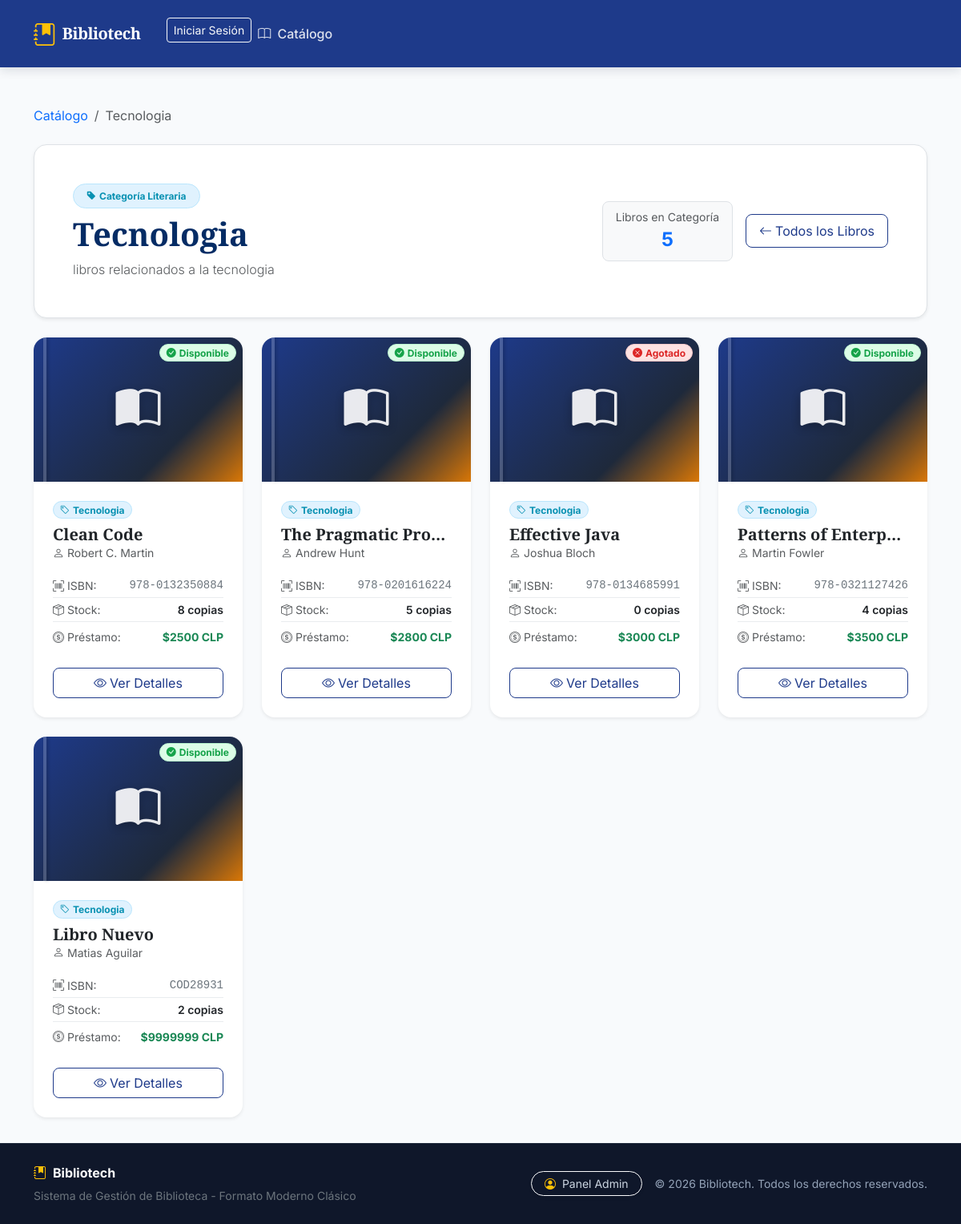
Page /categorias/1/ on the committed database.
### biblioteca/models.py (models this page shows, shortened)
class Categoria(models.Model):
    nombre = models.CharField(max_length=30, verbose_name="Nombre")
    descripcion = models.TextField(blank=True, null=True)

class Libro(models.Model):
    isbn = models.CharField(max_length=20, unique=True, verbose_name="ISBN")
    titulo = models.CharField(max_length=150, verbose_name='Título del Libro')
    autor = models.CharField(max_length=100, verbose_name='Autor')
    precio_prestamo = models.IntegerField(verbose_name='Precio Préstamo ($ CLP)')
    stock_copias = models.IntegerField(verbose_name='Copias Disponibles')
    disponible = models.BooleanField(default=True, verbose_name='Disponible')
    fecha_publicacion = models.DateField(verbose_name='Fecha de Publicación', null=True)
    categoria = models.ForeignKey(Categoria, on_delete=models.CASCADE, null=True, blank=True, related_name='libros')

### biblioteca/views.py (the view)
# urls.py: path('categorias/<int:id>/', views.libros_por_categoria, name='libros_por_categoria'),
def libros_por_categoria(request, id=None, cat=None):
    cat_id = id if id is not None else cat
    categoria = get_object_or_404(Categoria, id=cat_id)
    libros = Libro.objects.filter(categoria=categoria).select_related('categoria')
    contexto = {
        'libros': libros,
        'categoria': categoria,
        'total_libros': libros.count()
    }
    return render(request, 'templates_con_ia/libros_por_categoria.html', contexto)

### biblioteca/templates/templates_con_ia/libros_por_categoria.html (shortened to what this page needs)
{% extends "templates_con_ia/base.html" %}
{% block content %}
<div class="container py-2">
    <nav aria-label="breadcrumb" class="mb-4">
        <ol class="breadcrumb">
            <li class="breadcrumb-item"><a href="{% url 'lista_libros' %}" class="text-decoration-none">Catálogo</a></li>
            <li class="breadcrumb-item active" aria-current="page">{{ categoria.nombre }}</li>
        </ol>
    </nav>
    <div class="bg-white border rounded-4 p-4 p-md-5 mb-4 shadow-sm">
        <div class="d-flex flex-column flex-md-row justify-content-between align-items-start align-items-md-center gap-3">
            <div>
                <span class="badge badge-category px-3 py-2 rounded-pill mb-2">
                    <i class="bi bi-tag-fill me-1"></i>Categoría Literaria
                </span>
                <h1 class="display-6 fw-bold text-primary-emphasis mb-2">{{ categoria.nombre }}</h1>
                {% if categoria.descripcion %}
                <p class="text-muted mb-0 lead fs-6">{{ categoria.descripcion }}</p>
                {% else %}
                <p class="text-muted mb-0">Mostrando libros pertenecientes al género o sección de {{ categoria.nombre }}.</p>
                {% endif %}
            </div>
            <div class="d-flex align-items-center gap-3">
                <div class="text-center bg-light border rounded-3 px-3 py-2">
                    <span class="d-block small text-muted">Libros en Categoría</span>
                    <strong class="fs-4 text-primary">{{ total_libros }}</strong>
                </div>
                <a href="{% url 'lista_libros' %}" class="btn btn-outline-primary rounded-3 px-3 py-2">
                    <i class="bi bi-arrow-left me-1"></i>Todos los Libros
                </a>
            </div>
        </div>
    </div>
    <div class="row row-cols-1 row-cols-md-2 row-cols-lg-3 row-cols-xl-4 g-4">
        {% for libro in libros %}
        <div class="col">
            <article class="card h-100 shadow-sm border-0 book-card">
                <div class="book-cover-header">
                    <i class="bi bi-book-half book-cover-icon"></i>
                    <span class="position-absolute top-0 end-0 m-2 badge {% if libro.disponible and libro.stock_copias > 0 %}badge-available{% else %}badge-unavailable{% endif %} px-2 py-1 rounded-pill">
                        {% if libro.disponible and libro.stock_copias > 0 %}
                            <i class="bi bi-check-circle-fill me-1"></i>Disponible
                        {% else %}
                            <i class="bi bi-x-circle-fill me-1"></i>Agotado
                        {% endif %}
                    </span>
                </div>
                <div class="card-body d-flex flex-column p-4">
                    <span class="badge badge-category align-self-start mb-2 px-2 py-1 rounded-pill">
                        <i class="bi bi-tag me-1"></i>{{ categoria.nombre }}
                    </span>
                    <h2 class="card-title h5 fw-bold mb-1 text-truncate" title="{{ libro.titulo }}">{{ libro.titulo }}</h2>
                    <p class="card-subtitle text-muted small mb-3">
                        <i class="bi bi-person me-1"></i>{{ libro.autor }}
                    </p>
                    <ul class="list-unstyled small mb-4 mt-auto">
                        <li class="d-flex justify-content-between py-1 border-bottom border-light-subtle">
                            <span class="text-muted"><i class="bi bi-upc-scan me-1"></i>ISBN:</span>
                            <span class="font-monospace text-secondary">{{ libro.isbn }}</span>
                        </li>
                        <li class="d-flex justify-content-between py-1 border-bottom border-light-subtle">
                            <span class="text-muted"><i class="bi bi-box-seam me-1"></i>Stock:</span>
                            <span class="fw-semibold">{{ libro.stock_copias }} copias</span>
                        </li>
                        <li class="d-flex justify-content-between py-1 pt-2">
                            <span class="text-muted"><i class="bi bi-coin me-1"></i>Préstamo:</span>
                            <span class="fw-bold text-success">${{ libro.precio_prestamo }} CLP</span>
                        </li>
                    </ul>
                    <a href="{% url 'detalle_libro' libro.id %}" class="btn btn-outline-primary w-100 rounded-3 mt-auto">
                        <i class="bi bi-eye me-1"></i>Ver Detalles
                    </a>
                </div>
            </article>
        </div>
        {% endfor %}
    </div>
</div>
{% endblock %}

### biblioteca/templates/templates_con_ia/base.html (style rules this page uses)
:root { --bibliotech-primary: #1E3A8A; --bibliotech-primary-dark: #172554; --bibliotech-secondary: #D97706; --bibliotech-accent: #0891B2; --bibliotech-bg: #F8FAFC; --bibliotech-surface: #FFFFFF; --bibliotech-success: #16A34A; --bibliotech-danger: #DC2626; --font-serif: 'Merriweather', Georgia, serif; --font-sans: 'Inter', -apple-system, BlinkMacSystemFont, "Segoe UI", Roboto, sans-serif; }
body { font-family: var(--font-sans); background-color: var(--bibliotech-bg); color: #1E293B; min-height: 100vh; display: flex; flex-direction: column; }
h1, h2, h3, h4, h5, h6, .font-serif, .navbar-brand { font-family: var(--font-serif); }
.btn-outline-primary { color: var(--bibliotech-primary); border-color: var(--bibliotech-primary); }
.book-card { transition: transform 0.25s ease, box-shadow 0.25s ease; background-color: var(--bibliotech-surface); border-radius: 1rem; overflow: hidden; }
.book-cover-header { height: 180px; background: linear-gradient(135deg, #1E3A8A 0%, #1e293b 70%, #D97706 100%); display: flex; align-items: center; justify-content: center; position: relative; color: #FFFFFF; padding: 1.5rem; text-align: center; }
.book-cover-header::after { content: ""; position: absolute; left: 12px; top: 0; bottom: 0; width: 4px; background: rgba(255, 255, 255, 0.2); box-shadow: 2px 0 4px rgba(0, 0, 0, 0.2); }
.book-cover-icon { font-size: 3.5rem; opacity: 0.9; filter: drop-shadow(0 4px 6px rgba(0,0,0,0.3)); }
.badge-available { background-color: #DCFCE7; color: var(--bibliotech-success); border: 1px solid #BBF7D0; }
.badge-unavailable { background-color: #FEE2E2; color: var(--bibliotech-danger); border: 1px solid #FECACA; }
.badge-category { background-color: #E0F2FE; color: var(--bibliotech-accent); border: 1px solid #BAE6FD; }

### rows in the picture
Categoria: nombre "Tecnologia", descripcion "libros relacionados a la tecnologia"
Libro: disponible True (drawn), titulo "Clean Code", autor "Robert C. Martin", isbn "978-0132350884", stock_copias "8", precio_prestamo "2500"
Libro: disponible True (drawn), titulo "The Pragmatic Pro…", autor "Andrew Hunt", isbn "978-0201616224", stock_copias "5", precio_prestamo "2800"
Libro: disponible False (drawn), titulo "Effective Java", autor "Joshua Bloch", isbn "978-0134685991", stock_copias "0", precio_prestamo "3000"
Libro: disponible True (drawn), titulo "Patterns of Enterp…", autor "Martin Fowler", isbn "978-0321127426", stock_copias "4", precio_prestamo "3500"
Libro: disponible True (drawn), titulo "Libro Nuevo", autor "Matias Aguilar", isbn "COD28931", stock_copias "2", precio_prestamo "9999999"

### other values in the picture
{{ total_libros }} "5"
